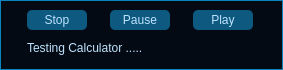
<?xml version="1.0" encoding="UTF-8"?>
<ui version="4.0">
 <class>TestStatus</class>
 <widget class="QWidget" name="TestStatus">
  <property name="geometry">
   <rect>
    <x>0</x>
    <y>0</y>
    <width>283</width>
    <height>70</height>
   </rect>
  </property>
  <property name="minimumSize">
   <size>
    <width>283</width>
    <height>70</height>
   </size>
  </property>
  <property name="maximumSize">
   <size>
    <width>283</width>
    <height>70</height>
   </size>
  </property>
  <property name="windowTitle">
   <string>Form</string>
  </property>
  <layout class="QGridLayout" name="gridLayout">
   <property name="leftMargin">
    <number>0</number>
   </property>
   <property name="topMargin">
    <number>0</number>
   </property>
   <property name="rightMargin">
    <number>0</number>
   </property>
   <property name="bottomMargin">
    <number>0</number>
   </property>
   <property name="spacing">
    <number>0</number>
   </property>
   <item row="0" column="0">
    <widget class="QWidget" name="stylesheet" native="true">
     <property name="styleSheet">
      <string notr="true">/* /////////////////////////////////////////////////////////////////////////////////////////////////
Bg App */
#bgApp {
    /*background-color: #05151f; /* blue-charcoal 950 */
    background-color: #030A13;
    border: 1px solid #0c84bd; /* blue-charcoal 600 */
}


QWidget {
    color: #bfe3fe; /* blue-charcoal 200 - light text on dark */
}

QPushButton {
    background-color: #0d597f;
    border: none;
    border-radius: 5px;
    color: #bfe3fe; /* blue-charcoal 950 - darker text for PushButton */
}
QPushButton:hover {
    background-color: #0b6999; /* blue-charcoal 700 */
    border-style: solid;
    border-radius: 4px;
}
QPushButton:pressed {
    background-color: rgb(23, 26, 30);
    border-style: solid;
    border-radius: 4px;
}</string>
     </property>
     <layout class="QGridLayout" name="gridLayout_3">
      <property name="leftMargin">
       <number>0</number>
      </property>
      <property name="topMargin">
       <number>0</number>
      </property>
      <property name="rightMargin">
       <number>0</number>
      </property>
      <property name="bottomMargin">
       <number>0</number>
      </property>
      <property name="spacing">
       <number>0</number>
      </property>
      <item row="0" column="0">
       <widget class="QFrame" name="bgApp">
        <property name="frameShape">
         <enum>QFrame::Shape::StyledPanel</enum>
        </property>
        <property name="frameShadow">
         <enum>QFrame::Shadow::Raised</enum>
        </property>
        <layout class="QGridLayout" name="gridLayout_2">
         <item row="0" column="0">
          <widget class="QPushButton" name="test_stopBtn">
           <property name="sizePolicy">
            <sizepolicy hsizetype="Expanding" vsizetype="Expanding">
             <horstretch>0</horstretch>
             <verstretch>0</verstretch>
            </sizepolicy>
           </property>
           <property name="maximumSize">
            <size>
             <width>60</width>
             <height>20</height>
            </size>
           </property>
           <property name="text">
            <string>Stop</string>
           </property>
           <property name="icon">
            <iconset resource="../icons/icon.qrc">
             <normaloff>:/Icons/cil-media-stop.png</normaloff>:/Icons/cil-media-stop.png</iconset>
           </property>
          </widget>
         </item>
         <item row="0" column="1">
          <widget class="QPushButton" name="test_pauseBtn">
           <property name="maximumSize">
            <size>
             <width>60</width>
             <height>20</height>
            </size>
           </property>
           <property name="text">
            <string>Pause</string>
           </property>
          </widget>
         </item>
         <item row="0" column="2">
          <widget class="QPushButton" name="test_playBtn">
           <property name="maximumSize">
            <size>
             <width>60</width>
             <height>20</height>
            </size>
           </property>
           <property name="text">
            <string>Play</string>
           </property>
           <property name="icon">
            <iconset resource="../icons/icon.qrc">
             <normaloff>:/Icons/cil-media-play.png</normaloff>:/Icons/cil-media-play.png</iconset>
           </property>
          </widget>
         </item>
         <item row="1" column="0" colspan="3">
          <widget class="QLabel" name="label">
           <property name="maximumSize">
            <size>
             <width>16777215</width>
             <height>50</height>
            </size>
           </property>
           <property name="text">
            <string>Testing Calculator .....</string>
           </property>
          </widget>
         </item>
        </layout>
       </widget>
      </item>
     </layout>
    </widget>
   </item>
  </layout>
 </widget>
 <resources>
  <include location="../icons/icon.qrc"/>
 </resources>
 <connections/>
</ui>
